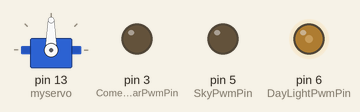
Recording of a program running on a simulated Arduino Uno, built with avr-gcc and run on an emulated ATmega328P. Shown: servo, output pins drawn as LEDs (lit = HIGH).

Above: at 0.1 s.
At 28.8 s:
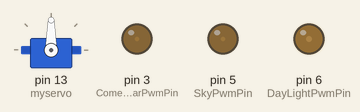
Timing chart, 0 to 40.0 s (numbered marks = the images above):
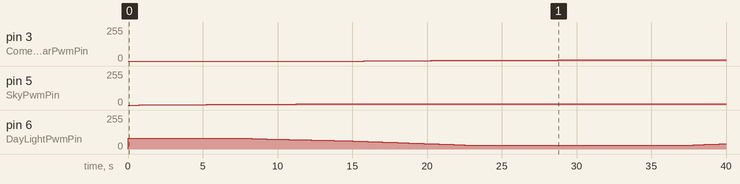

Measured:
- by itself, pin 3 (CometStarPwmPin): moves from 0/255 to 8/255 over 13.0 s
- by itself, pin 5 (SkyPwmPin): moves from 0/255 to 10/255 over 13.5 s
- by itself, pin 6 (DayLightPwmPin): 0/255 → 80/255 at 0.00 s, → 79/255 7.8 s later, → 78/255 0.50 s later, → 77/255 0.25 s later, … (60 changes in this stretch)

The program:

main.cpp
```cpp
#include <Arduino.h>
#include <Servo.h>
#include <Ticker.h>
#include "header.h"
#include "MasterCam.h"
#include "Cam.h"

//#define DubugMode
#ifdef DubugMode
    #include "avr8-stub.h"
    #include "app_api.h"
#endif

#define CometStarPwmPin 3
#define SkyPwmPin 5
#define DayLightPwmPin 6

// constant definition
const float sampleTime = 0.25;
const int masterCamPeriod = 60;

int servoPos = 0;    // variable to store the servo position
Servo myservo;

MasterCam Master(sampleTime, masterCamPeriod);
Ticker tickerMaster(masterUpdate, 250, 0, MILLIS);

// Sky points and cam definition
PointXY sky_p0(0, 0.0f);
PointXY sky_p1(30, 5.0f);
PointXY sky_p2(60, 10.0f);
PointXY sky_p3(90, 10.0f);
PointXY sky_p4(120, 10.0f);
PointXY sky_p5(150, 10.0f);
PointXY sky_p6(180, 10.0f);
PointXY sky_p7(210, 5.0f);
PointXY sky_p8(240, 0.0f);

PointXY *sky_poly[] = {&sky_p0, &sky_p1, &sky_p2, &sky_p3, &sky_p4, &sky_p5, &sky_p6, &sky_p7, &sky_p8}; // Array of pointer to the class type
Cam Sky(sky_poly, 9, (int)(masterCamPeriod/sampleTime));

// CometStar points and cam definition
PointXY comet_p0(0, 0.0f);
PointXY comet_p1(30, 0.0f);
PointXY comet_p2(60, 0.0f);
PointXY comet_p3(90, 5.0f);
PointXY comet_p4(120, 8.0f);
PointXY comet_p5(150, 8.0f);
PointXY comet_p6(180, 8.0f);
PointXY comet_p7(210, 5.0f);
PointXY comet_p8(240, 0.0f);

PointXY *comet_poly[] = {&comet_p0, &comet_p1, &comet_p2, &comet_p3, &comet_p4, &comet_p5, &comet_p6, &comet_p7, &comet_p8}; // Array of pointer to the class type
Cam Comet(comet_poly, 9, (int)(masterCamPeriod/sampleTime));

// DayLight points and cam definition
PointXY dayLight_p0(0, 80.0f);
PointXY dayLight_p1(30, 80.0f);
PointXY dayLight_p2(60, 60.0f);
PointXY dayLight_p3(90, 30.0f);
PointXY dayLight_p4(120, 30.0f);
PointXY dayLight_p5(150, 30.0f);
PointXY dayLight_p6(180, 60.0f);
PointXY dayLight_p7(210, 80.0f);
PointXY dayLight_p8(240, 80.0f);

PointXY *dayLight_poly[] = {&dayLight_p0, &dayLight_p1, &dayLight_p2, &dayLight_p3, &dayLight_p4, &dayLight_p5, &dayLight_p6, &dayLight_p7, &dayLight_p8}; // Array of pointer to the class type
Cam DayLight(dayLight_poly, 9, (int)(masterCamPeriod/sampleTime));

void setup() {
    #ifdef DubugMode
        debug_init();
    #else
        Serial.begin(9600);
    #endif
    myservo.attach(13);

    pinMode(CometStarPwmPin, OUTPUT);
    pinMode(SkyPwmPin, OUTPUT);
    pinMode(DayLightPwmPin, OUTPUT);

    tickerMaster.start();
}

void loop() {
    float pwmValue;
    tickerMaster.update();

    pwmValue = Sky.UpdateCam(Master.actValue);
    analogWrite(SkyPwmPin,round(pwmValue));

    pwmValue = Comet.UpdateCam(Master.actValue);
    analogWrite(CometStarPwmPin,round(pwmValue));

    pwmValue = DayLight.UpdateCam(Master.actValue);
    analogWrite(DayLightPwmPin,round(pwmValue));
    //DayLight.printPoints();

    /*
    for (servoPos = 0; servoPos <= 180; servoPos += 1) { // goes from 0 degrees to 180 degrees
        // in steps of 1 degree
        myservo.write(servoPos);              // tell servo to go to position in variable 'servoPos'
        delay(200);                       // waits 15ms for the servo to reach the position

    }

    for (servoPos = 180; servoPos >= 0; servoPos -= 1) { // goes from 180 degrees to 0 degrees
        myservo.write(servoPos);              // tell servo to go to position in variable 'servoPos
        delay(200);                       // waits 15ms for the servo to reach the position
    }
   */
}

void masterUpdate()
{
    //Serial.println(Master.actValue);
    Master.Update();
}
```

Cam.h
```cpp
#ifndef Cam_H
#define Cam_H
    #include <Arduino.h>

    class PointXY
    {
        public:
            PointXY(int Px, float Py);
            int getX();
            float getY();

        private:
            int x;
            float y;
    };

    class Points : PointXY
    {
        public:
            Points();
            void SetPoints(PointXY p0,PointXY p1,PointXY p2,PointXY p3,PointXY p4 ,PointXY p5, PointXY p6, PointXY p7, PointXY p8);

        private:
            PointXY points[9];
    };

    class Cam
    {
        public:
            Cam(PointXY **p, int nrPolyPoints, int maxCamVal);
            float UpdateCam(int masterVal);
            bool isPointDefOk();
            void printPoints();

        private:
            bool pointsDefOk;
            int nrPoints;
            PointXY **points;
    };

    PointXY::PointXY(int Px, float Py)
    {
        x = Px;
        y = Py;
    }

    int PointXY::getX()
    {
        return x;
    }

    float PointXY::getY()
    {
        return y;
    }

    Cam::Cam(PointXY **p, int nrPolyPoints, int maxCamVal)
    {
        pointsDefOk = true;
        points = p;
        nrPoints = nrPolyPoints;

        // Check points.X ascending order
        for (int i = 0; i < nrPoints - 1 ; i++)
        {
            if ((points[i])->getX() < (points[i+1])->getX())
            {
                //std::cout << "Seg. " << i << "ok" << std::endl;
                Serial.println("Class Cam verifica OK");
            }
            else
            {
                Serial.println("Class Cam Error");
                //std::cout << "Error X Points definition in Seg." << i << std::endl;
                pointsDefOk = false;
                break;
            }
        }

        // Other checks
        if (points[0]->getX() != 0 || points[nrPoints-1]->getX() != maxCamVal)
        {
            Serial.println("Class Cam Error");
            //std::cout << "Error on edge points definition" << std::endl;
            pointsDefOk = false;
        }
    }

    float Cam::UpdateCam(int masterVal)
    {
        float camValue = 0;
        float y_Pn, y_Pnn;
        int x_Pn, x_Pnn;

        if (pointsDefOk)
        {
            for (int i = 0; i < nrPoints - 1 ; i++)
            {
                x_Pn = points[i]->getX();
                y_Pn = points[i]->getY();
                x_Pnn = points[i+1]->getX();
                y_Pnn = points[i+1]->getY();

                if (masterVal >= x_Pn && masterVal <= x_Pnn)
                {
                    //std::cout << "Working on segment " << i << std::endl;

                    camValue = y_Pn + (y_Pnn - y_Pn) / (x_Pnn - x_Pn) * (masterVal - x_Pn);
                }

            }
        }
        else
            camValue = 0.0f;

        return camValue;
    }

    bool Cam::isPointDefOk()
    {
        return pointsDefOk;
    }

    void Cam::printPoints()
    {
        for (int i = 0; i < nrPoints ; i++)
        {
            //Serial.println(sizeof(points));

            Serial.print("P"); Serial.print(i); Serial.print(" ");
            Serial.print(points[i]->getX()); Serial.print(" ");
            delay(200);
            Serial.print(points[i]->getY());
            Serial.println();
            delay(200);
        }
    }

#endif
```

MasterCam.h
```cpp
#ifndef MasterCam_h
#define MasterCam_h

    class MasterCam
    {
        public:
            MasterCam(float tSample, int period); // constructor
            void Update();
            void Reset();
            int actValue;

        private:
            int maxVal;
            int samplesTot;
            int camPeriod; // [s]
            float updateTime; // [s]
            int incrsPerSample;

            int counter;
    };

    MasterCam::MasterCam(float tSample, int period)
    {
        updateTime = tSample;
        camPeriod = period;
        incrsPerSample = 1;

        samplesTot = (int)(camPeriod / updateTime);
        maxVal = incrsPerSample * samplesTot;
    }

    void MasterCam::Update()
    {
        counter = counter + incrsPerSample;

        if (counter > maxVal)
            counter = 0.0;

        actValue = counter;
    }

    void MasterCam::Reset()
    {
        counter = 0.0;
    }

#endif
```

header.h
```cpp
void increaseFade(int* value, int increaseUnit);
void masterUpdate();
```
